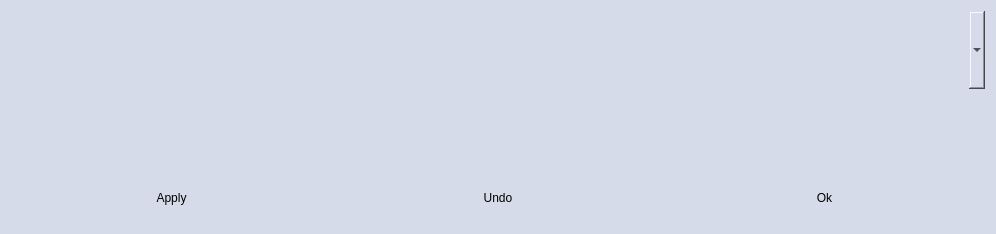
<?xml version="1.0" encoding="UTF-8"?>
<ui version="4.0">
 <class>SpinSpiralWindow</class>
 <widget class="QDialog" name="SpinSpiralWindow">
  <property name="geometry">
   <rect>
    <x>0</x>
    <y>0</y>
    <width>996</width>
    <height>234</height>
   </rect>
  </property>
  <property name="windowTitle">
   <string>Spin spiral window</string>
  </property>
  <property name="styleSheet">
   <string notr="true">QWidget{
background: rgba(214, 219, 233,255);
}

QComboBox{
background: rgba(214, 219, 233,255);
border: none;
}

QComboBox:hover{
background: rgba(255, 255, 191,255);
border:  2px solid rgba(255, 170, 0,255);
}

QPushButton:hover{
background: rgba(255, 255, 191,255);
border:  2px solid rgba(255, 170, 0,255);
}

QPushButton{
border: none;
background: rgba(214, 219, 233,255);
}

QTableWidget {
    background: rgba(214, 219, 233,255);
border: none;
}

QHeaderView::section{
background-color: rgba(235, 241, 255, 255);
}
</string>
  </property>
  <layout class="QVBoxLayout" name="verticalLayout_3">
   <item>
    <layout class="QVBoxLayout" name="verticalLayout_2" stretch="3,1">
     <item>
      <layout class="QHBoxLayout" name="horizontalLayout" stretch="4,1">
       <item>
        <widget class="CustomTableWidget" name="tableWidget">
         <property name="sizePolicy">
          <sizepolicy hsizetype="Ignored" vsizetype="Ignored">
           <horstretch>0</horstretch>
           <verstretch>0</verstretch>
          </sizepolicy>
         </property>
        </widget>
       </item>
       <item>
        <layout class="QVBoxLayout" name="verticalLayout" stretch="1,1">
         <item>
          <widget class="QComboBox" name="comboBoxHelicity">
           <property name="sizePolicy">
            <sizepolicy hsizetype="Ignored" vsizetype="Ignored">
             <horstretch>0</horstretch>
             <verstretch>0</verstretch>
            </sizepolicy>
           </property>
          </widget>
         </item>
         <item>
          <spacer name="verticalSpacer">
           <property name="orientation">
            <enum>Qt::Vertical</enum>
           </property>
           <property name="sizeHint" stdset="0">
            <size>
             <width>20</width>
             <height>40</height>
            </size>
           </property>
          </spacer>
         </item>
        </layout>
       </item>
      </layout>
     </item>
     <item>
      <layout class="QHBoxLayout" name="horizontalLayout_2" stretch="1,1,1">
       <item>
        <widget class="QPushButton" name="pushButtonApply">
         <property name="sizePolicy">
          <sizepolicy hsizetype="Ignored" vsizetype="Ignored">
           <horstretch>0</horstretch>
           <verstretch>0</verstretch>
          </sizepolicy>
         </property>
         <property name="text">
          <string>Apply</string>
         </property>
        </widget>
       </item>
       <item>
        <widget class="QPushButton" name="pushButtonUndo">
         <property name="sizePolicy">
          <sizepolicy hsizetype="Ignored" vsizetype="Ignored">
           <horstretch>0</horstretch>
           <verstretch>0</verstretch>
          </sizepolicy>
         </property>
         <property name="text">
          <string>Undo</string>
         </property>
        </widget>
       </item>
       <item>
        <widget class="QPushButton" name="pushButtonOk">
         <property name="sizePolicy">
          <sizepolicy hsizetype="Ignored" vsizetype="Ignored">
           <horstretch>0</horstretch>
           <verstretch>0</verstretch>
          </sizepolicy>
         </property>
         <property name="text">
          <string>Ok</string>
         </property>
        </widget>
       </item>
      </layout>
     </item>
    </layout>
   </item>
  </layout>
 </widget>
 <layoutdefault spacing="6" margin="11"/>
 <customwidgets>
  <customwidget>
   <class>CustomTableWidget</class>
   <extends>QTableWidget</extends>
   <header>CustomTableWidget.h</header>
  </customwidget>
 </customwidgets>
 <resources/>
 <connections/>
 <slots>
  <slot>on_push_button_apply()</slot>
  <slot>on_push_button_undo()</slot>
 </slots>
</ui>
